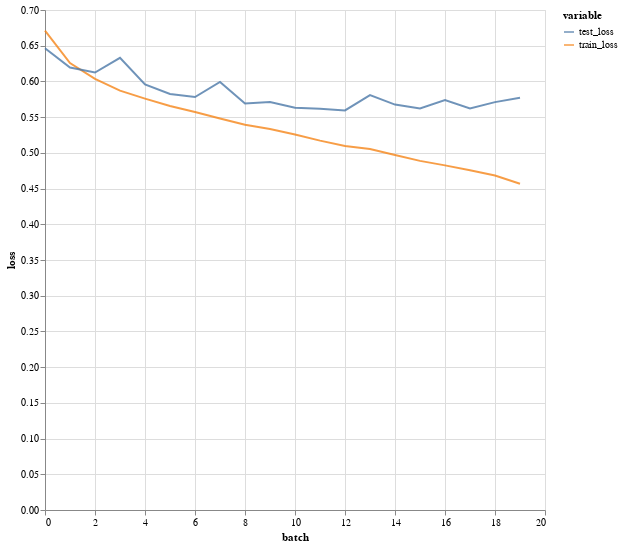

Notebook code cell kept with this figure:
### Markdown cell above
## Plot the epoch losses

### Code cell
loss_df = pl.DataFrame({
    'batch': np.arange(len(epoch_train_losses)),
    'train_loss' : epoch_train_losses,
    'test_loss' : epoch_test_losses
})

loss_df = loss_df.unpivot(index='batch', value_name='loss')
loss_df.head()

alt.Chart(loss_df).mark_line(opacity=0.8).encode(
    alt.X('batch:Q'),
    alt.Y('loss:Q'),
    alt.Color('variable')
).properties(
    width=500,
    height=500
)

### Figure 1 — Vega specification as saved in the notebook (floating-point values rounded to 4 significant figures)
{"$schema": "https://vega.github.io/schema/vega/v5.json", "data": [{"name": "source_0", "values": [{"batch": 0, "variable": "train_loss", "loss": 0.6711}, {"batch": 1, "variable": "train_loss", "loss": 0.6256}, {"batch": 2, "variable": "train_loss", "loss": 0.6035}, {"batch": 3, "variable": "train_loss", "loss": 0.5871}, {"batch": 4, "variable": "train_loss", "loss": 0.576}, {"batch": 5, "variable": "train_loss", "loss": 0.5657}, {"batch": 6, "variable": "train_loss", "loss": 0.5572}, {"batch": 7, "variable": "train_loss", "loss": 0.5481}, {"batch": 8, "variable": "train_loss", "loss": 0.5393}, {"batch": 9, "variable": "train_loss", "loss": 0.5334}, {"batch": 10, "variable": "train_loss", "loss": 0.5258}, {"batch": 11, "variable": "train_loss", "loss": 0.5171}, {"batch": 12, "variable": "train_loss", "loss": 0.5096}, {"batch": 13, "variable": "train_loss", "loss": 0.5053}, {"batch": 14, "variable": "train_loss", "loss": 0.497}, {"batch": 15, "variable": "train_loss", "loss": 0.4888}, {"batch": 16, "variable": "train_loss", "loss": 0.4825}, {"batch": 17, "variable": "train_loss", "loss": 0.4756}, {"batch": 18, "variable": "train_loss", "loss": 0.4683}, {"batch": 19, "variable": "train_loss", "loss": 0.4568}, {"batch": 0, "variable": "test_loss", "loss": 0.6465}, {"batch": 1, "variable": "test_loss", "loss": 0.6195}, {"batch": 2, "variable": "test_loss", "loss": 0.6124}, {"batch": 3, "variable": "test_loss", "loss": 0.633}, {"batch": 4, "variable": "test_loss", "loss": 0.5958}, {"batch": 5, "variable": "test_loss", "loss": 0.5824}, {"batch": 6, "variable": "test_loss", "loss": 0.5782}, {"batch": 7, "variable": "test_loss", "loss": 0.5992}, {"batch": 8, "variable": "test_loss", "loss": 0.5691}, {"batch": 9, "variable": "test_loss", "loss": 0.5713}, {"batch": 10, "variable": "test_loss", "loss": 0.5631}, {"batch": 11, "variable": "test_loss", "loss": 0.5618}, {"batch": 12, "variable": "test_loss", "loss": 0.5594}, {"batch": 13, "variable": "test_loss", "loss": 0.5809}, {"batch": 14, "variable": "test_loss", "loss": 0.5676}, {"batch": 15, "variable": "test_loss", "loss": 0.5623}, {"batch": 16, "variable": "test_loss", "loss": 0.574}, {"batch": 17, "variable": "test_loss", "loss": 0.5623}, {"batch": 18, "variable": "test_loss", "loss": 0.571}, {"batch": 19, "variable": "test_loss", "loss": 0.5773}]}, {"name": "source_0_x_domain_batch", "values": [{"min": 0, "max": 19}]}, {"name": "source_0_y_domain_loss", "values": [{"min": 0.4568, "max": 0.6711}]}, {"name": "source_0_color_domain_variable", "values": [{"variable": "train_loss"}, {"variable": "test_loss"}]}], "marks": [{"type": "group", "name": "pathgroup", "from": {"facet": {"data": "source_0", "name": "faceted_path_main", "groupby": ["variable"]}}, "encode": {"update": {"width": {"field": {"signal": null, "datum": null, "group": "width", "parent": null}}, "height": {"field": {"signal": null, "datum": null, "group": "height", "parent": null}}}}, "marks": [{"type": "line", "name": "marks", "from": {"data": "faceted_path_main"}, "sort": {"field": "x"}, "encode": {"update": {"x": {"field": "batch", "scale": "x"}, "y": {"field": "loss", "scale": "y"}, "defined": {"signal": "isValid(datum[\"batch\"]) && isFinite(+datum[\"batch\"]) && isValid(datum[\"loss\"]) && isFinite(+datum[\"loss\"])"}, "stroke": {"field": "variable", "scale": "color"}, "opacity": {"value": 0.8}}}, "style": ["line"]}]}], "scales": [{"name": "x", "type": "linear", "domain": [{"signal": "(data(\"source_0_x_domain_batch\")[0] || {}).min"}, {"signal": "(data(\"source_0_x_domain_batch\")[0] || {}).max"}], "range": [0, {"signal": "width"}], "zero": false, "nice": true}, {"name": "y", "type": "linear", "domain": [{"signal": "(data(\"source_0_y_domain_loss\")[0] || {}).min"}, {"signal": "(data(\"source_0_y_domain_loss\")[0] || {}).max"}], "range": [{"signal": "height"}, 0], "nice": true, "zero": true}, {"name": "color", "type": "ordinal", "domain": {"data": "source_0_color_domain_variable", "field": "variable", "sort": true}, "range": "category"}], "axes": [{"scale": "x", "labels": false, "domain": false, "gridScale": "y", "minExtent": 0, "orient": "bottom", "grid": true, "tickCount": {"signal": "ceil(width/40)"}, "aria": false, "maxExtent": 0, "ticks": false, "zindex": 0}, {"scale": "y", "minExtent": 0, "grid": true, "aria": false, "gridScale": "x", "tickCount": {"signal": "ceil(height/40)"}, "ticks": false, "labels": false, "maxExtent": 0, "orient": "left", "zindex": 0, "domain": false}, {"scale": "x", "title": "batch", "zindex": 0, "orient": "bottom", "grid": false, "labelFlush": true, "tickCount": {"signal": "ceil(width/40)"}, "labelOverlap": true}, {"scale": "y", "tickCount": {"signal": "ceil(height/40)"}, "labelOverlap": true, "zindex": 0, "orient": "left", "grid": false, "title": "loss"}], "background": "white", "width": 500, "padding": 5, "style": "cell", "legends": [{"stroke": "color", "symbolType": "stroke", "title": "variable", "encode": {"symbols": {"update": {"opacity": {"value": 0.8}}}}}], "height": 500}
